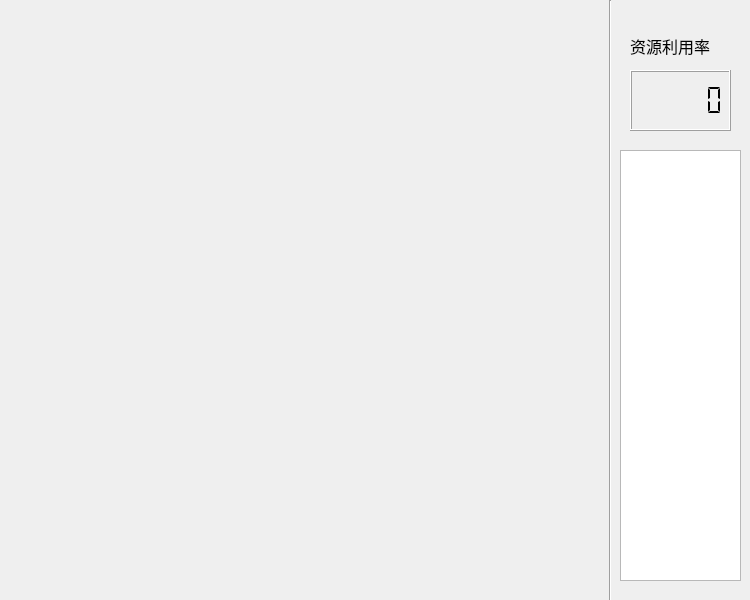
<?xml version="1.0" encoding="UTF-8"?>
<ui version="4.0">
 <class>MyDialog</class>
 <widget class="QDialog" name="MyDialog">
  <property name="geometry">
   <rect>
    <x>0</x>
    <y>0</y>
    <width>750</width>
    <height>600</height>
   </rect>
  </property>
  <property name="windowTitle">
   <string>Dialog</string>
  </property>
  <widget class="Line" name="line">
   <property name="geometry">
    <rect>
     <x>600</x>
     <y>0</y>
     <width>20</width>
     <height>761</height>
    </rect>
   </property>
   <property name="orientation">
    <enum>Qt::Vertical</enum>
   </property>
  </widget>
  <widget class="QLCDNumber" name="lcdNumber">
   <property name="geometry">
    <rect>
     <x>630</x>
     <y>70</y>
     <width>101</width>
     <height>61</height>
    </rect>
   </property>
   <property name="font">
    <font>
     <family>Agency FB</family>
     <weight>75</weight>
     <bold>true</bold>
    </font>
   </property>
   <property name="smallDecimalPoint">
    <bool>true</bool>
   </property>
   <property name="segmentStyle">
    <enum>QLCDNumber::Flat</enum>
   </property>
  </widget>
  <widget class="QLabel" name="label">
   <property name="geometry">
    <rect>
     <x>630</x>
     <y>0</y>
     <width>111</width>
     <height>91</height>
    </rect>
   </property>
   <property name="font">
    <font>
     <family>微软雅黑</family>
     <pointsize>12</pointsize>
    </font>
   </property>
   <property name="text">
    <string>资源利用率</string>
   </property>
  </widget>
  <widget class="QTableWidget" name="tableWidget">
   <property name="geometry">
    <rect>
     <x>620</x>
     <y>150</y>
     <width>121</width>
     <height>431</height>
    </rect>
   </property>
  </widget>
 </widget>
 <resources/>
 <connections/>
</ui>
